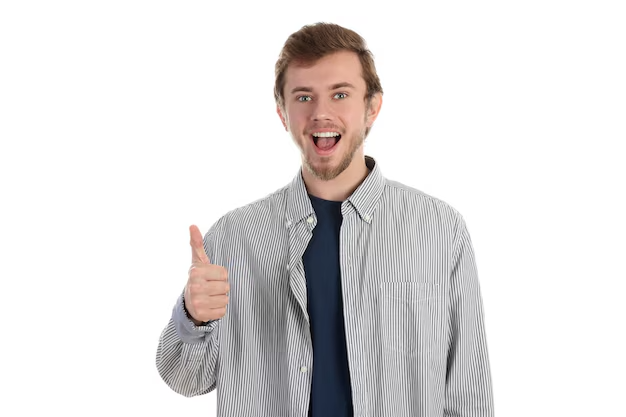
#> input picture img/fotopessoa5.png, 626 x 417 px
$ python img_to_points3.py img//fotopessoa5.png --mode strokes --width 300 --threshold 150 --output strokes_bw.csv
#> lines starting #> are read from the running program, lines starting #| are printed output that depends on the picture; after the words box and inside, x2 and y2 are one past the last pixel; in counts of white or black regions, pixels touching at a corner belong together
import cv2
from PIL import Image
import numpy as np
import matplotlib.pyplot as plt
import csv

# [42 lines left out: function image_to_pointcloud_bw, not called in this run]


def image_to_strokecloud_bw(image_path,
                             output_csv='strokes.csv',
                             width=200,
                             threshold=128):
    """
    Converte imagem para B&W e detecta segmentos horizontais pretos.

    Saída CSV: type, y, start_x, end_x
    """
#> called with image_path = 'img//fotopessoa5.png', output_csv = 'strokes_bw.csv', width = 300, threshold = 150
    # Carrega e converte para grayscale
    img = Image.open(image_path).convert('L')
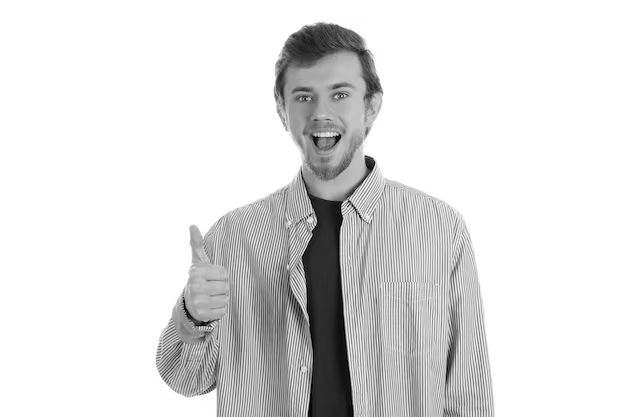
#> img: PIL image 626x417 L; min 0, max 255, mean 224.2
    w_pct = width / float(img.size[0])
#> w_pct = 0.479
    height = int(img.size[1] * w_pct)
#> height = 199
    img = img.resize((width, height), resample=Image.LANCZOS)
#> img: PIL image 300x199 L
    arr = np.array(img)

    # Binariza
    bin_arr = np.where(arr < threshold, 0, 255).astype(np.uint8)
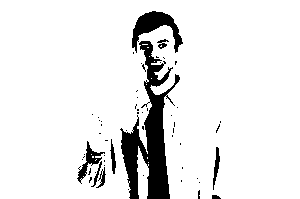
#> bin_arr: shape (199, 300); 91% white; 56 black regions (47 under 20 px), largest, box (x1, y1, x2, y2) and area: (120, 41, 180, 199) 3604, (132, 11, 183, 53) 857, (77, 141, 105, 184) 304

    strokes = []
    for y in range(height):
        in_seg = False
        start_x = 0
        for x in range(width):
            if bin_arr[y, x] == 0:  # preto
                if not in_seg:
                    in_seg = True
                    start_x = x
            else:
                if in_seg:
                    strokes.append((y, start_x, x-1))
                    in_seg = False
        if in_seg:
            strokes.append((y, start_x, width-1))

    # Salva CSV
    with open(output_csv, 'w', newline='') as f:
        writer = csv.writer(f)
        writer.writerow(['type','y','start_x','end_x'])
        for y, sx, ex in strokes:
            if sx == ex:
                writer.writerow(['point', y, sx, ''])
            else:
                writer.writerow(['line', y, sx, ex])

    # Plot
    plt.figure(figsize=(8,8), facecolor='white')
    ax = plt.gca()
    ax.set_facecolor('white')
    ax.imshow(bin_arr, cmap='gray')
    for y, sx, ex in strokes:
        if sx == ex:
            ax.plot(sx, y, 'k.', markersize=2)
        else:
            ax.hlines(y, sx, ex, colors='black', linewidth=1)
    ax.axis('off')
    plt.show()
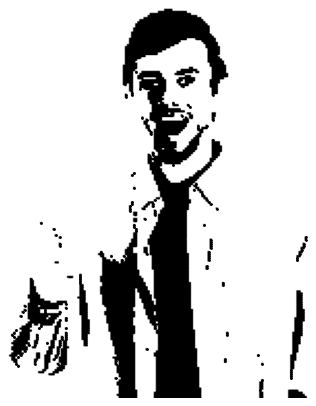
#> figure drawn by matplotlib, 1 panel

if __name__=='__main__':
    import argparse
    parser = argparse.ArgumentParser(
        description='Gera B&W point/stroke cloud de uma imagem.'
    )
    parser.add_argument('image', help='Caminho da imagem')
    parser.add_argument('--mode', choices=['points','strokes'], default='strokes')
    parser.add_argument('--width', type=int, default=200,
                        help='Largura alvo')
    parser.add_argument('--threshold', type=int, default=128,
                        help='Valor para limiar B&W')
    parser.add_argument('--step', type=int, default=1,
                        help='Amostragem para points')
    parser.add_argument('--output', default=None,
                        help='Arquivo CSV de saída')
    args = parser.parse_args()
    out = args.output or ('points.csv' if args.mode=='points' else 'strokes.csv')
    if args.mode=='points':
        image_to_pointcloud_bw(args.image, out, args.width, args.step, args.threshold)
    else:
        image_to_strokecloud_bw(args.image, out, args.width, args.threshold)

# python img_to_points3.py img\\fotopessoa5.png --mode strokes --width 300 --threshold 150 --output strokes_bw.csv

$ run again, with img/fotopessoa2.png copied over img/fotopessoa5.png
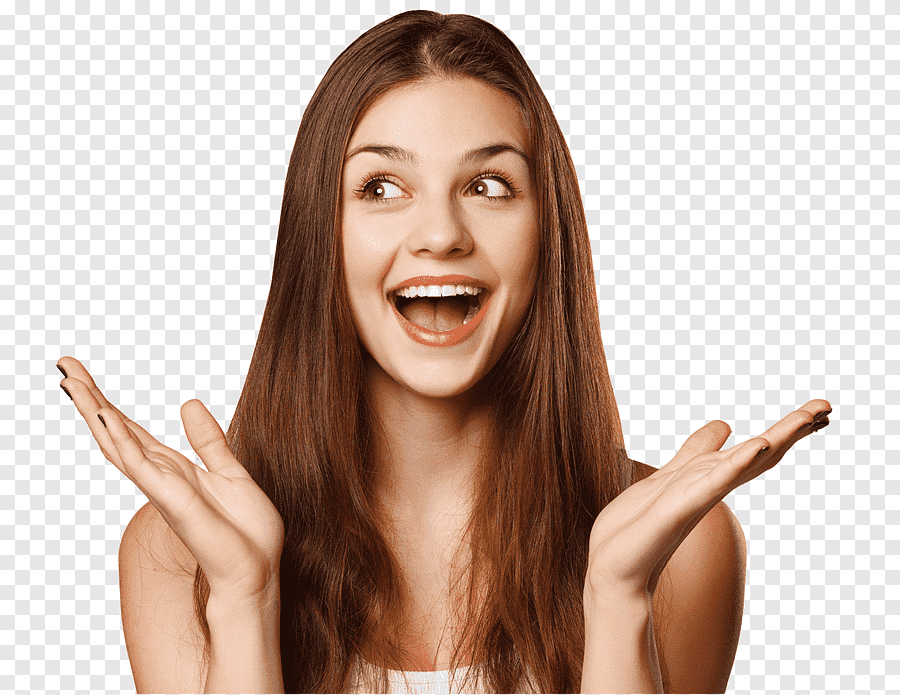
#> input picture img/fotopessoa2.png, 900 x 695 px
#> in image_to_strokecloud_bw, `bin_arr = np.where(arr < threshold, 0, 255).astype(np.uint8)`:
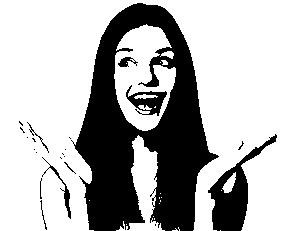
#> bin_arr: shape (231, 300); 71.1% white; 22 black regions (13 under 20 px), largest, box (x1, y1, x2, y2) and area: (71, 3, 219, 231) 16934, (208, 134, 277, 231) 2067, (126, 85, 167, 116) 540
#> in image_to_strokecloud_bw, `plt.show()`:
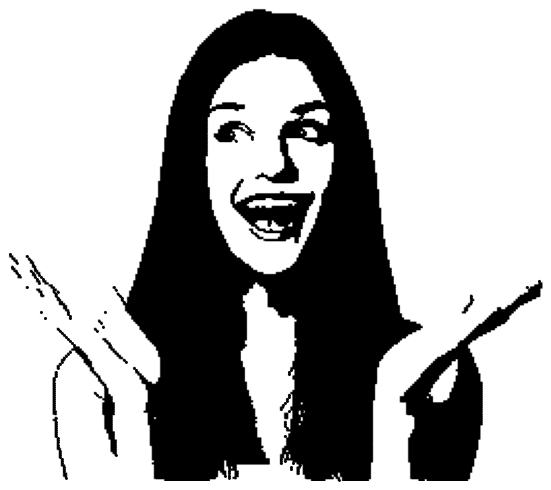
#> figure drawn by matplotlib, 1 panel

$ run again, with img/fotopessoa4.png copied over img/fotopessoa5.png
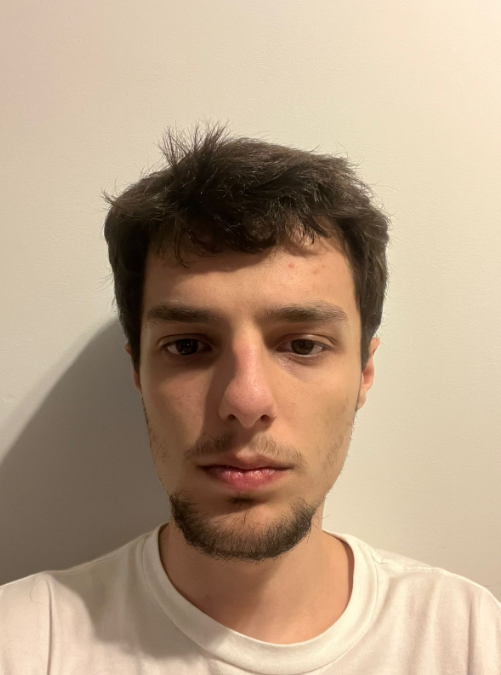
#> input picture img/fotopessoa4.png, 501 x 675 px
#> in image_to_strokecloud_bw, `bin_arr = np.where(arr < threshold, 0, 255).astype(np.uint8)`:
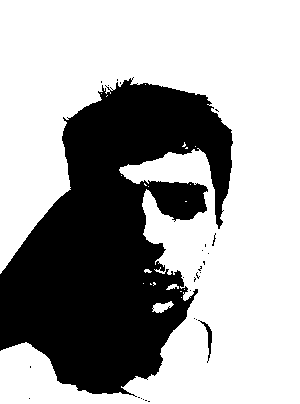
#> bin_arr: shape (404, 300); 65.2% white; 27 black regions (25 under 20 px), largest, box (x1, y1, x2, y2) and area: (0, 77, 233, 397) 42009, (198, 320, 212, 363) 129
#> in image_to_strokecloud_bw, `plt.show()`:
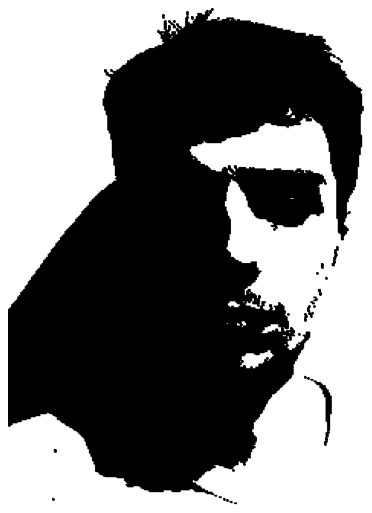
#> figure drawn by matplotlib, 1 panel
